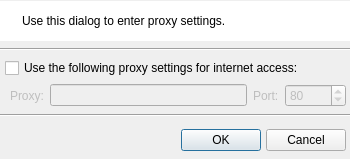
<?xml version="1.0" encoding="UTF-8"?>
<ui version="4.0">
 <class>QUProxyDialog</class>
 <widget class="QDialog" name="QUProxyDialog">
  <property name="geometry">
   <rect>
    <x>0</x>
    <y>0</y>
    <width>350</width>
    <height>159</height>
   </rect>
  </property>
  <property name="windowTitle">
   <string>Proxy settings</string>
  </property>
  <property name="windowIcon">
   <iconset>
    <normaloff>:/types/folder_go.png</normaloff>:/types/folder_go.png</iconset>
  </property>
  <widget class="QWidget" name="layoutWidget">
   <property name="geometry">
    <rect>
     <x>0</x>
     <y>0</y>
     <width>351</width>
     <height>161</height>
    </rect>
   </property>
   <layout class="QVBoxLayout" name="verticalLayout_2">
    <property name="rightMargin">
     <number>0</number>
    </property>
    <item>
     <widget class="QFrame" name="frame">
      <property name="sizePolicy">
       <sizepolicy hsizetype="Preferred" vsizetype="Preferred">
        <horstretch>0</horstretch>
        <verstretch>0</verstretch>
       </sizepolicy>
      </property>
      <property name="maximumSize">
       <size>
        <width>16777215</width>
        <height>40</height>
       </size>
      </property>
      <property name="palette">
       <palette>
        <active>
         <colorrole role="Base">
          <brush brushstyle="SolidPattern">
           <color alpha="255">
            <red>255</red>
            <green>255</green>
            <blue>255</blue>
           </color>
          </brush>
         </colorrole>
         <colorrole role="Window">
          <brush brushstyle="SolidPattern">
           <color alpha="255">
            <red>255</red>
            <green>255</green>
            <blue>255</blue>
           </color>
          </brush>
         </colorrole>
        </active>
        <inactive>
         <colorrole role="Base">
          <brush brushstyle="SolidPattern">
           <color alpha="255">
            <red>255</red>
            <green>255</green>
            <blue>255</blue>
           </color>
          </brush>
         </colorrole>
         <colorrole role="Window">
          <brush brushstyle="SolidPattern">
           <color alpha="255">
            <red>255</red>
            <green>255</green>
            <blue>255</blue>
           </color>
          </brush>
         </colorrole>
        </inactive>
        <disabled>
         <colorrole role="Base">
          <brush brushstyle="SolidPattern">
           <color alpha="255">
            <red>255</red>
            <green>255</green>
            <blue>255</blue>
           </color>
          </brush>
         </colorrole>
         <colorrole role="Window">
          <brush brushstyle="SolidPattern">
           <color alpha="255">
            <red>255</red>
            <green>255</green>
            <blue>255</blue>
           </color>
          </brush>
         </colorrole>
        </disabled>
       </palette>
      </property>
      <property name="autoFillBackground">
       <bool>true</bool>
      </property>
      <property name="frameShadow">
       <enum>QFrame::Raised</enum>
      </property>
      <layout class="QHBoxLayout" name="_2">
       <item>
        <widget class="QLabel" name="infoIconLbl">
         <property name="sizePolicy">
          <sizepolicy hsizetype="Fixed" vsizetype="Preferred">
           <horstretch>0</horstretch>
           <verstretch>0</verstretch>
          </sizepolicy>
         </property>
         <property name="text">
          <string/>
         </property>
         <property name="pixmap">
          <pixmap>:/marks/information.png</pixmap>
         </property>
         <property name="alignment">
          <set>Qt::AlignLeading|Qt::AlignLeft|Qt::AlignTop</set>
         </property>
        </widget>
       </item>
       <item>
        <widget class="QLabel" name="textLbl">
         <property name="text">
          <string>Use this dialog to enter proxy settings.</string>
         </property>
         <property name="alignment">
          <set>Qt::AlignLeading|Qt::AlignLeft|Qt::AlignVCenter</set>
         </property>
         <property name="wordWrap">
          <bool>true</bool>
         </property>
        </widget>
       </item>
      </layout>
     </widget>
    </item>
    <item>
     <widget class="Line" name="line_2">
      <property name="orientation">
       <enum>Qt::Horizontal</enum>
      </property>
     </widget>
    </item>
    <item>
     <layout class="QVBoxLayout" name="verticalLayout">
      <property name="leftMargin">
       <number>5</number>
      </property>
      <property name="rightMargin">
       <number>5</number>
      </property>
      <item>
       <widget class="QCheckBox" name="checkBox_useProxy">
        <property name="text">
         <string>Use the following proxy settings for internet access:</string>
        </property>
       </widget>
      </item>
      <item>
       <layout class="QHBoxLayout" name="horizontalLayout">
        <property name="leftMargin">
         <number>5</number>
        </property>
        <item>
         <widget class="QLabel" name="label_ProxyServer">
          <property name="enabled">
           <bool>false</bool>
          </property>
          <property name="text">
           <string>Proxy:</string>
          </property>
         </widget>
        </item>
        <item>
         <widget class="QLineEdit" name="lineEdit_ProxyServer">
          <property name="enabled">
           <bool>false</bool>
          </property>
         </widget>
        </item>
        <item>
         <widget class="QLabel" name="label_ProxyPort">
          <property name="enabled">
           <bool>false</bool>
          </property>
          <property name="text">
           <string>Port:</string>
          </property>
         </widget>
        </item>
        <item>
         <widget class="QSpinBox" name="spinBox_ProxyPort">
          <property name="enabled">
           <bool>false</bool>
          </property>
          <property name="maximum">
           <number>65535</number>
          </property>
          <property name="value">
           <number>80</number>
          </property>
         </widget>
        </item>
       </layout>
      </item>
     </layout>
    </item>
    <item>
     <widget class="Line" name="line">
      <property name="orientation">
       <enum>Qt::Horizontal</enum>
      </property>
     </widget>
    </item>
    <item>
     <layout class="QHBoxLayout">
      <property name="spacing">
       <number>5</number>
      </property>
      <property name="margin">
       <number>5</number>
      </property>
      <item>
       <spacer>
        <property name="orientation">
         <enum>Qt::Horizontal</enum>
        </property>
        <property name="sizeHint" stdset="0">
         <size>
          <width>40</width>
          <height>20</height>
         </size>
        </property>
       </spacer>
      </item>
      <item>
       <widget class="QPushButton" name="acceptBtn">
        <property name="text">
         <string>OK</string>
        </property>
        <property name="icon">
         <iconset>
          <normaloff>:/marks/accept.png</normaloff>:/marks/accept.png</iconset>
        </property>
       </widget>
      </item>
      <item>
       <widget class="QPushButton" name="rejectBtn">
        <property name="text">
         <string>Cancel</string>
        </property>
        <property name="icon">
         <iconset>
          <normaloff>:/marks/cancel.png</normaloff>:/marks/cancel.png</iconset>
        </property>
       </widget>
      </item>
     </layout>
    </item>
   </layout>
  </widget>
 </widget>
 <resources/>
 <connections/>
</ui>
